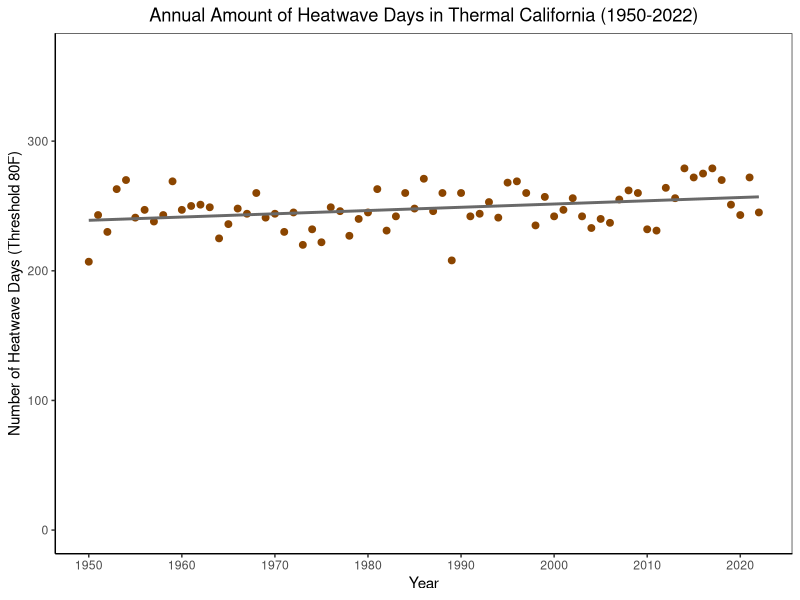
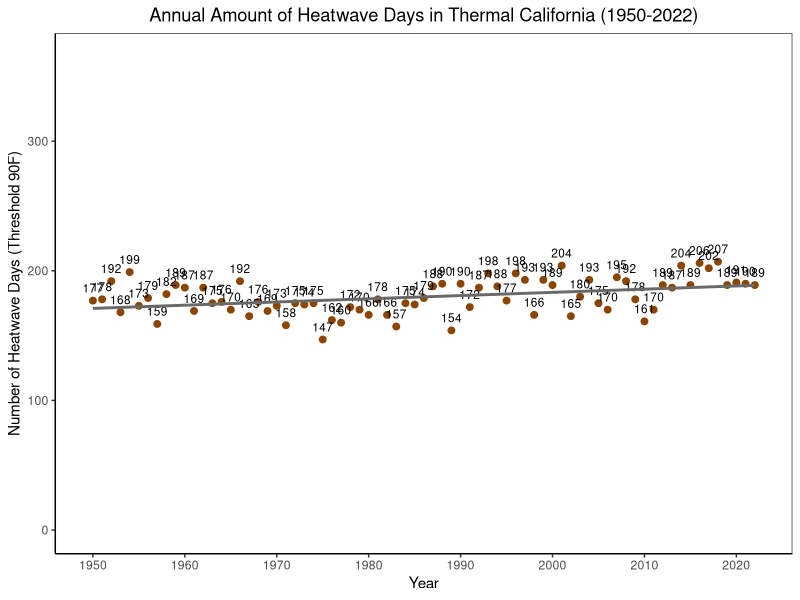
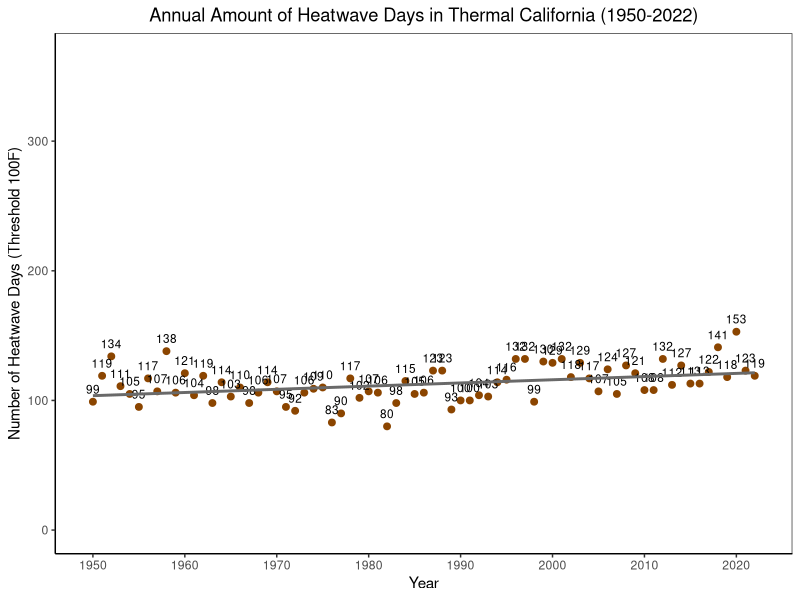
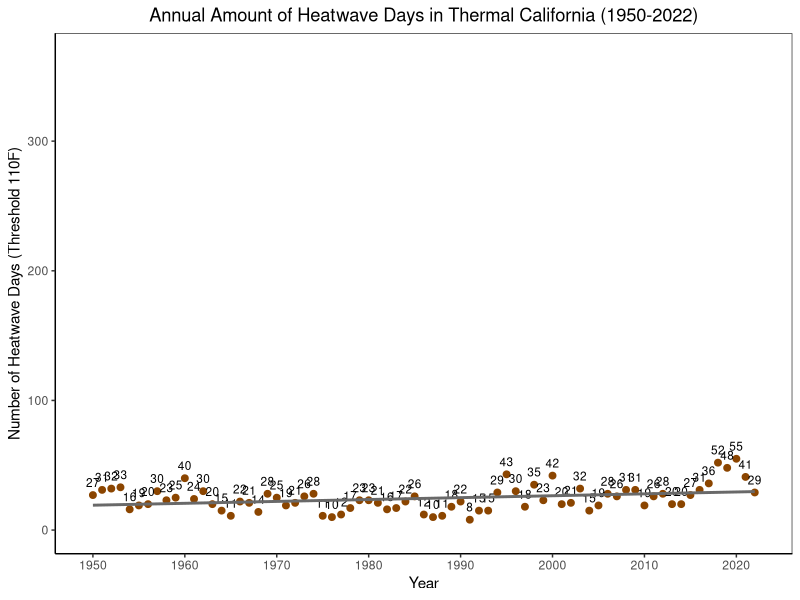
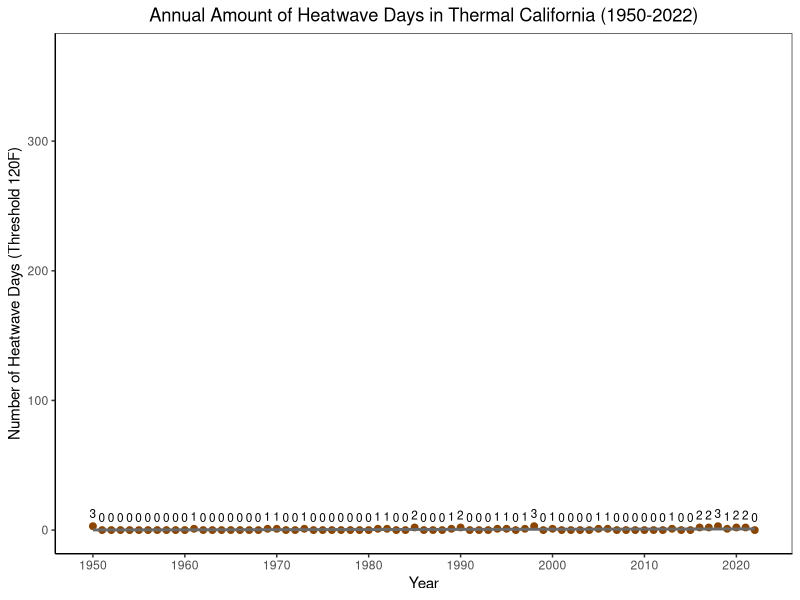
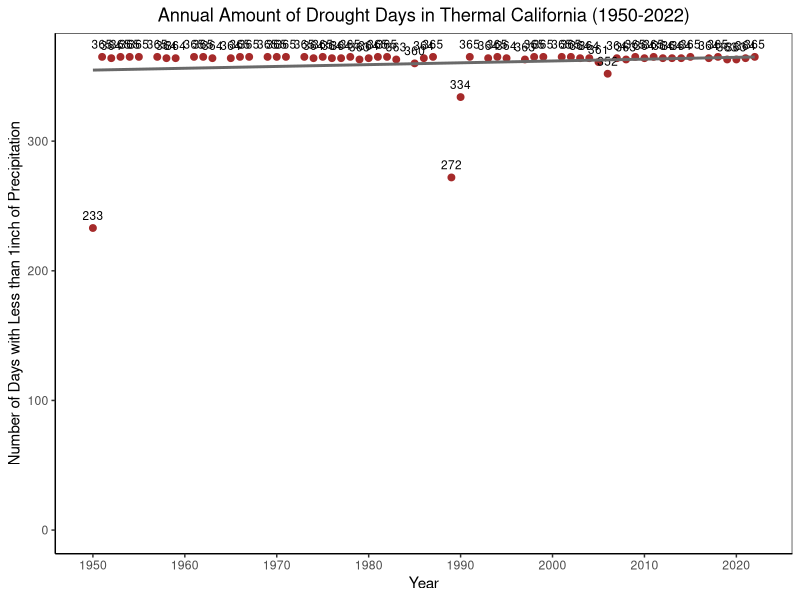

Here is the R script that generated these plots, in order: (Note: this script raises an error after producing the figures.)
## ---- chunk 1
knitr::opts_chunk$set(echo = TRUE)

# load pacakges
library(lubridate)
library(tidyverse)
## ---- chunk 2
climtherm <- read.table("thermal_precip_temp.csv", fill=TRUE, sep=',', header=T) # read in the data
  
head(climtherm) #this lets us look at our data table in the Rmarkdown rather than having to navigate to the data table in the environment

climtidy <- climtherm %>% 
  select(DATE, PRCP, TMAX, TMIN) %>% # selected the columns I want to keep which include date, precipitation, temperature max, and temperature minimum
  mutate(DATE = mdy(DATE)) %>% # converts the date column into the 'date' class
  mutate(YEAR = year(DATE)) # Create new column with just the year in it

## ---- chunk 3
heatwavedays <- climtidy %>% 
  mutate(HEATWAVE = ifelse(climtidy$TMAX >= 80, 1, 0)) %>% # created a new column that puts a 1 down if temp was 80F or higher, and a 0 for all other temperatures. If different heatwave threshold is selected, change the 80 to the new heatwave threshold
  drop_na() # remove NA values, this removed 26 observations
  
  
## ---- chunk 4
# look at data in a chart

heatwavedaystidy <- heatwavedays %>% 
  select(YEAR, HEATWAVE) %>% # pull out only year and heatwave columns
  group_by(YEAR) %>% # have r recognize that the data can be organized into years
  summarise(across(c(HEATWAVE), # add up the number of days a heat wave has occurred in each year
                   list(sum = sum)))

heatwavedaystidy # view table
## ---- chunk 5
# visualize heatwave days in a graph

ggplot(heatwavedaystidy, aes(x = YEAR, y = HEATWAVE_sum)) +
  geom_point(color = "darkorange4", size = 2) +
  geom_smooth(method = 'lm', se = FALSE, color = "dimgrey") +
  labs(y = "Number of Heatwave Days (Threshold 80F)",
       x = "Year",
       title = "Annual Amount of Heatwave Days in Thermal California (1950-2022)") + 
  theme_bw() + 
  theme(plot.title = element_text(hjust = 0.5),
        panel.grid.major = element_blank(),
        panel.grid.minor = element_blank(),
        axis.line = element_line(color = "black")) + 
    ylim(0, 365) +
  scale_x_continuous(breaks = c(1950, 1960, 1970, 1980, 1990, 2000, 2010, 2020))


## ---- chunk 6
heatwavedays90 <- climtidy %>% 
  mutate(HEATWAVE = ifelse(climtidy$TMAX >= 90, 1, 0)) %>% # created a new column that puts a 1 down if temp was 90F or higher, and a 0 for all other temperatures. If different heatwave threshold is selected, change the 90 to the new heatwave threshold
  drop_na() # remove NA values

## ---- chunk 7
# look at data in a chart

heatwavedaystidy90 <- heatwavedays90 %>% 
  select(YEAR, HEATWAVE) %>% # pull out only year and heatwave columns
  group_by(YEAR) %>% # have r recognize that the data can be organized into years
  summarise(across(c(HEATWAVE), # add up the number of days a heat wave has occurred in each year
                   list(sum = sum)))

heatwavedaystidy90 # view table

# create a chart, but only include the top 10 heat wave years
## ---- chunk 8
# visualize heatwave days in a graph

ggplot(heatwavedaystidy90, aes(x = YEAR, y = HEATWAVE_sum)) +
  geom_point(color = "darkorange4", size = 2) +
  geom_text(mapping = aes (label = HEATWAVE_sum), 
            position = position_dodge(width = 0.9), 
            cex = 3, 
            vjust = -0.9) +
  geom_smooth(method = 'lm', se = FALSE, color = "dimgrey") +
  labs(y = "Number of Heatwave Days (Threshold 90F)",
       x = "Year",
       title = "Annual Amount of Heatwave Days in Thermal California (1950-2022)") + 
  theme_bw() + 
  theme(plot.title = element_text(hjust = 0.5),
        panel.grid.major = element_blank(),
        panel.grid.minor = element_blank(),
        axis.line = element_line(color = "black")) + 
    ylim(0, 365) +
  scale_x_continuous(breaks = c(1950, 1960, 1970, 1980, 1990, 2000, 2010, 2020))


## ---- chunk 9
heatwavedays100 <- climtidy %>% 
  mutate(HEATWAVE = ifelse(climtidy$TMAX >= 100, 1, 0)) %>% # created a new column that puts a 1 down if temp was 100F or higher, and a 0 for all other temperatures. If different heatwave threshold is selected, change the 100 to the new heatwave threshold
  drop_na() # remove NA values

## ---- chunk 10
# look at data in a chart

heatwavedaystidy100 <- heatwavedays100 %>% 
  select(YEAR, HEATWAVE) %>% # pull out only year and heatwave columns
  group_by(YEAR) %>% # have r recognize that the data can be organized into years
  summarise(across(c(HEATWAVE), # add up the number of days a heat wave has occurred in each year
                   list(sum = sum)))

heatwavedaystidy100 # view table
## ---- chunk 11
# visualize heatwave days in a graph

ggplot(heatwavedaystidy100, aes(x = YEAR, y = HEATWAVE_sum)) +
  geom_point(color = "darkorange4", size = 2) +
  geom_text(mapping = aes (label = HEATWAVE_sum), 
            position = position_dodge(width = 0.9), 
            cex = 3, 
            vjust = -0.9) +
  geom_smooth(method = 'lm', se = FALSE, color = "dimgrey") +
  labs(y = "Number of Heatwave Days (Threshold 100F)",
       x = "Year",
       title = "Annual Amount of Heatwave Days in Thermal California (1950-2022)") + 
  theme_bw() + 
  theme(plot.title = element_text(hjust = 0.5),
        panel.grid.major = element_blank(),
        panel.grid.minor = element_blank(),
        axis.line = element_line(color = "black")) + 
    ylim(0, 365) +
  scale_x_continuous(breaks = c(1950, 1960, 1970, 1980, 1990, 2000, 2010, 2020))


## ---- chunk 12
heatwavedays110 <- climtidy %>% 
  mutate(HEATWAVE = ifelse(climtidy$TMAX >= 110, 1, 0)) %>% # created a new column that puts a 1 down if temp was 110F or higher, and a 0 for all other temperatures. If different heatwave threshold is selected, change the 110 to the new heatwave threshold
  drop_na() # remove NA values

## ---- chunk 13
# look at data in a chart

heatwavedaystidy110 <- heatwavedays110 %>% 
  select(YEAR, HEATWAVE) %>% # pull out only year and heatwave columns
  group_by(YEAR) %>% # have r recognize that the data can be organized into years
  summarise(across(c(HEATWAVE), # add up the number of days a heat wave has occurred in each year
                   list(sum = sum)))

heatwavedaystidy110 # view table
## ---- chunk 14
# visualize heatwave days in a graph

ggplot(heatwavedaystidy110, aes(x = YEAR, y = HEATWAVE_sum)) +
  geom_point(color = "darkorange4", size = 2) +
  geom_text(mapping = aes (label = HEATWAVE_sum), 
            position = position_dodge(width = 0.9), 
            cex = 3, 
            vjust = -0.9) +
  geom_smooth(method = 'lm', se = FALSE, color = "dimgrey") +
  labs(y = "Number of Heatwave Days (Threshold 110F)",
       x = "Year",
       title = "Annual Amount of Heatwave Days in Thermal California (1950-2022)") + 
  theme_bw() + 
  theme(plot.title = element_text(hjust = 0.5),
        panel.grid.major = element_blank(),
        panel.grid.minor = element_blank(),
        axis.line = element_line(color = "black")) + 
    ylim(0, 365) +
  scale_x_continuous(breaks = c(1950, 1960, 1970, 1980, 1990, 2000, 2010, 2020))


## ---- chunk 15
heatwavedays120 <- climtidy %>% 
  mutate(HEATWAVE = ifelse(climtidy$TMAX >= 120, 1, 0)) %>% # created a new column that puts a 1 down if temp was 80F or higher, and a 0 for all other temperatures. If different heatwave threshold is selected, change the 80 to the new heatwave threshold
  drop_na() # remove NA values

## ---- chunk 16
# look at data in a chart

heatwavedaystidy120 <- heatwavedays120 %>% 
  select(YEAR, HEATWAVE) %>% # pull out only year and heatwave columns
  group_by(YEAR) %>% # have r recognize that the data can be organized into years
  summarise(across(c(HEATWAVE), # add up the number of days a heat wave has occurred in each year
                   list(sum = sum)))

heatwavedaystidy120 # view table
## ---- chunk 17
# visualize heatwave days in a graph

ggplot(heatwavedaystidy120, aes(x = YEAR, y = HEATWAVE_sum)) +
  geom_point(color = "darkorange4", size = 2) +
  geom_text(mapping = aes (label = HEATWAVE_sum), 
            position = position_dodge(width = 0.9), 
            cex = 3, 
            vjust = -0.9) +
  geom_smooth(method = 'lm', se = FALSE, color = "dimgrey") +
  labs(y = "Number of Heatwave Days (Threshold 120F)",
       x = "Year",
       title = "Annual Amount of Heatwave Days in Thermal California (1950-2022)") + 
  theme_bw() + 
  theme(plot.title = element_text(hjust = 0.5),
        panel.grid.major = element_blank(),
        panel.grid.minor = element_blank(),
        axis.line = element_line(color = "black")) + 
    ylim(0, 365) +
  scale_x_continuous(breaks = c(1950, 1960, 1970, 1980, 1990, 2000, 2010, 2020))


## ---- chunk 18
droughtdays <- climtidy %>% 
  mutate(DROUGHT = ifelse(climtidy$PRCP <= 1, 1, 0)) %>% # If there is less than 1 inch of rain on that day, then put a 1 in the drought column

  drop_na() 
## ---- chunk 19
totaldroughtdays <- droughtdays %>% 
  select(YEAR, DROUGHT) %>% # pull out only year and drought columns
  group_by(YEAR) %>% # have r recognize that the data can be organized into years
  summarise(across(c(DROUGHT), # add up the number of days a drought has occurred in each year
                   list(sum = sum)))

totaldroughtdays # View table
## ---- chunk 20
# Loosing my damn mind aka visualizing the precipitation

ggplot(totaldroughtdays, aes(x = YEAR, y = DROUGHT_sum)) +
  geom_point(color = "brown", size = 2) +
  geom_text(mapping = aes (label = DROUGHT_sum), 
            position = position_dodge(width = 0.9), 
            cex = 3, 
            vjust = -0.9) +
  geom_smooth(method = 'lm', se = FALSE, color = "dimgrey") +
  labs(y = "Number of Days with Less than 1inch of Precipitation",
       x = "Year",
       title = "Annual Amount of Drought Days in Thermal California (1950-2022)") + 
  theme_bw() + 
  theme(plot.title = element_text(hjust = 0.5),
        panel.grid.major = element_blank(),
        panel.grid.minor = element_blank(),
        axis.line = element_line(color = "black")) + 
    ylim(0, 365) +
  scale_x_continuous(breaks = c(1950, 1960, 1970, 1980, 1990, 2000, 2010, 2020))


## ---- chunk 21
totaldroughtdays <- droughtdays %>% 
  select(YEAR, DROUGHT) %>% # pull out only year and drought columns
  group_by(YEAR) %>% # have r recognize that the data can be organized into years
  summarise(across(c(DROUGHT), # add up the number of days a drought has occurred in each year
                   list(sum = sum)))

totaldroughtdays # View table
## ---- chunk 22

returnperiod=(totaldroughtdays+1)/sum(droughtdays$DROUGHT,na.rm=TRUE)

returnperiod


## ---- chunk 23
climtest <- climtherm

climtest$drought = ifelse(climtest$PRCP <= 1, 1, 0)
nyrs=length(unique(year(date)))

retper=(nyrs+1)/sum(climtest$drought,na.rm=TRUE)


retper
